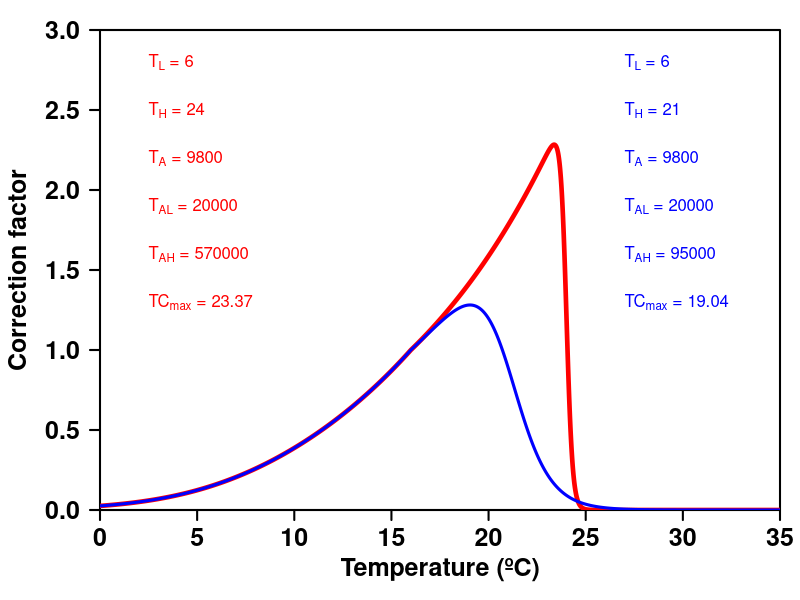

Source code (R):
#=============================================================================#
# Name   : CT_curves_Engraulis_encrasicolus
# Author : Jorge Flores-Valiente
# Date   : 
# Version:
# Aim    : Calculate and plot CT curve for DEB model
# URL    : 
#=============================================================================#
dirpath  <- 'C:/Users/jflores/Desktop/'
out_name <- 'CTcurves_Engraulis_encrasicolus'

T_K    <- 273.15;     # Kelvin
T_ref  <- 16 + T_K;   # Kelvin
T_A    <- 9800

# Temperature range
Temp   <- seq(from = 0, to = 35, by = 0.01) + T_K; # Kelvin

text_size <- 1
CT_out <- matrix(data = NA, ncol = 4, nrow = length(Temp))
#=============================================================================#
#===================== Do not change anything from here ======================#
#=============================================================================#
png(filename = paste0(dirpath, out_name, '.png'), width = 850, height = 550, res = 120)
par(mar = c(4.5,5,1.5,1))
plot(Temp, type = 'n', axes = F, xlab = '', ylab = '', xaxs = 'i', yaxs = 'i', xlim = c(0,35), ylim = c(0,3))
axis(1, font = 2, lwd.ticks = 2, cex = 2, cex.axis = 1.5)
axis(2, font = 2, lwd.ticks = 2, cex = 2, cex.axis = 1.5, las = 2)
box(lwd = 2)
mtext(side = 1, line = 2.5, font = 2, cex = 1.5, text = 'Temperature (ºC)')
mtext(side = 2, line = 3.5, font = 2, cex = 1.5, text = 'Correction factor')

#===== CASE 1 =====#
# Parameters
T_L  <- 6 + T_K     # K Lower temp boundary
T_H  <- 21 + T_K    # K Upper temp boundary
T_A  <- T_A        # K Arrhenius temperature
T_AL <- 20000       # K Arrh. temp for lower boundary
T_AH <- 190000/2    # K Arrh. temp for upper boundary

s_A = exp(T_A/T_ref - T_A/Temp)  # Arrhenius factor

# 1-parameter correction factor
CT_1 = s_A

# 5-parameter correction factor
if(T_L > T_ref || T_H < T_ref){
  warning('Warning : invalid parameter combination, T_L > T_ref and/or T_H < T_ref\n')
}

s_L_ratio <- (1 + exp(T_AL/T_ref - T_AL/T_L)) / (1 + exp(T_AL/Temp - T_AL/T_L))
s_H_ratio <- (1 + exp(T_AH/T_H - T_AH/T_ref)) / (1 + exp(T_AH/T_H - T_AH/Temp))
CT_5      <- s_A * ((Temp <= T_ref) * s_L_ratio + (Temp > T_ref) * s_H_ratio)
CT_ring1  <- CT_5

text(27, 2.8, adj = 0, font = 2, col = 'blue', cex = text_size, bquote(paste('T'[L]*' = ',  .(T_L-T_K))))
text(27, 2.5, adj = 0, font = 2, col = 'blue', cex = text_size, bquote(paste('T'[H]*' = ',  .(T_H-T_K))))
text(27, 2.2, adj = 0, font = 2, col = 'blue', cex = text_size, bquote(paste('T'[A]*' = ',  .(T_A))))
text(27, 1.9, adj = 0, font = 2, col = 'blue', cex = text_size, bquote(paste('T'[AL]*' = ', .(T_AL))))
text(27, 1.6, adj = 0, font = 2, col = 'blue', cex = text_size, bquote(paste('T'[AH]*' = ', .(T_AH))))
text(27, 1.3, adj = 0, font = 2, col = 'blue', cex = text_size, bquote(paste('TC'[max]*' = ', .(Temp[which.max(CT_5)]-T_K))))

#===== CASE 2 =====#
# Parameters
T_L  <- 6 + T_K     # K Lower temp boundary
T_H  <- 24 + T_K    # K Upper temp boundary
T_A  <- T_A        # K Arrhenius temperature
T_AL <- 20000       # K Arrh. temp for lower boundary
T_AH <- 190000*3    # K Arrh. temp for upper boundary

s_A = exp(T_A/T_ref - T_A/Temp)  # Arrhenius factor

# 1-parameter correction factor
CT_1 = s_A

# 5-parameter correction factor
if(T_L > T_ref || T_H < T_ref){
  warning('Warning : invalid parameter combination, T_L > T_ref and/or T_H < T_ref\n')
}

s_L_ratio <- (1 + exp(T_AL/T_ref - T_AL/T_L)) / (1 + exp(T_AL/Temp - T_AL/T_L))
s_H_ratio <- (1 + exp(T_AH/T_H - T_AH/T_ref)) / (1 + exp(T_AH/T_H - T_AH/Temp))
CT_5      <- s_A * ((Temp <= T_ref) * s_L_ratio + (Temp > T_ref) * s_H_ratio)
CT_ring2  <- CT_5

text(2.5, 2.8, adj = 0, font = 2, col = 'red', cex = text_size, bquote(paste('T'[L]*' = ',  .(T_L-T_K))))
text(2.5, 2.5, adj = 0, font = 2, col = 'red', cex = text_size, bquote(paste('T'[H]*' = ',  .(T_H-T_K))))
text(2.5, 2.2, adj = 0, font = 2, col = 'red', cex = text_size, bquote(paste('T'[A]*' = ',  .(T_A))))
text(2.5, 1.9, adj = 0, font = 2, col = 'red', cex = text_size, bquote(paste('T'[AL]*' = ', .(T_AL))))
text(2.5, 1.6, adj = 0, font = 2, col = 'red', cex = text_size, bquote(paste('T'[AH]*' = ', .(T_AH))))
text(2.5, 1.3, adj = 0, font = 2, col = 'red', cex = text_size, bquote(paste('TC'[max]*' = ', .(Temp[which.max(CT_5)]-T_K))))

lines(Temp - T_K, CT_ring2, lwd = 4.5, col = 'red')
lines(Temp - T_K, CT_ring1, lwd = 3.0, col = 'blue')

dev.off()

CT_out[,1] <- CT_ring1
CT_out[,2] <- CT_ring2
CT_out[,3] <- Temp - T_K
CT_out[,4] <- 'E. encrasicolus'
colnames(CT_out) <- c('Case1', 'Case2', 'Temp', 'sp')
encrasicolus <- as.data.frame(CT_out)
#=============================================================================#
# END OF PROGRAM
#=============================================================================#
